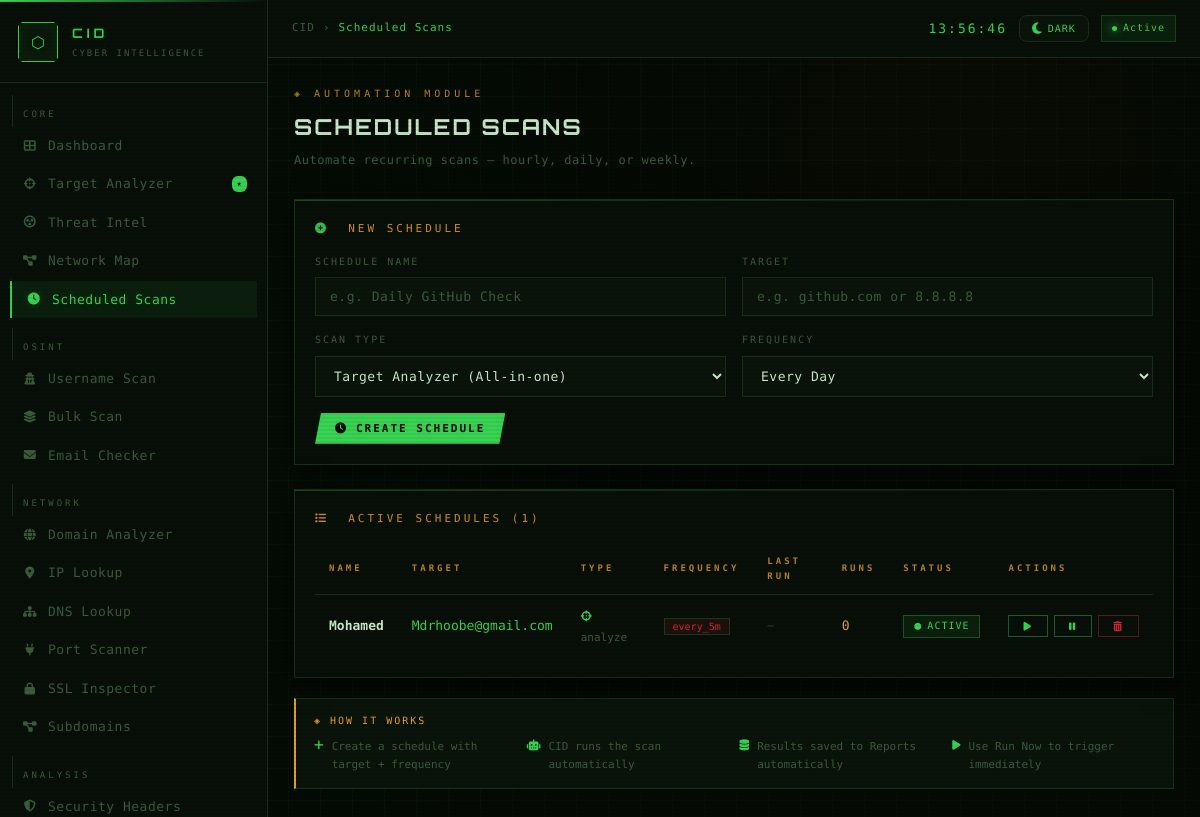
Page /scheduler (signed in) on the committed database.
### tables this page shows
CREATE TABLE scheduled_scans (
                id          INTEGER PRIMARY KEY AUTOINCREMENT,
                name        TEXT    NOT NULL,
                target      TEXT    NOT NULL,
                scan_type   TEXT    NOT NULL,
                frequency   TEXT    NOT NULL,
                last_run    TEXT,
                next_run    TEXT,
                run_count   INTEGER DEFAULT 0,
                active      INTEGER DEFAULT 1,
                created_at  TEXT    NOT NULL
            );

### app.py (the view)
@app.route('/scheduler')
@login_required
def scheduler_page():
    schedules = get_all_schedules()
    return render_template('scheduler.html',
                           schedules=schedules, active='scheduler')

### app.py (called while the page is built)
def login_required(f):
    @wraps(f)
    def decorated(*args, **kwargs):
        if not session.get('logged_in'):
            return redirect(url_for('login'))
        return f(*args, **kwargs)
    return decorated

### scheduler.py (called while the page is built)
def get_scheduler_db():
    import sqlite3
    conn = sqlite3.connect(DB_PATH)
    conn.row_factory = sqlite3.Row
    return conn

def get_all_schedules():
    with get_scheduler_db() as conn:
        rows = conn.execute(
            'SELECT * FROM scheduled_scans ORDER BY id DESC'
        ).fetchall()
    return [dict(r) for r in rows]

### templates/scheduler.html (shortened to what this page needs)
{% extends "base.html" %}
{% block breadcrumb %}Scheduled Scans{% endblock %}
{% block content %}
<div class="page-hdr">
  <div class="page-eye">◈ Automation Module</div>
  <h1 class="page-title">Scheduled Scans</h1>
  <p class="page-sub">Automate recurring scans — hourly, daily, or weekly.</p>
</div>
<div class="card" style="margin-bottom:24px;border-color:rgba(57,211,83,.2);">
  <div class="card-label">
    <i class="fas fa-plus-circle" style="color:var(--green);"></i> &nbsp;New Schedule
  </div>
  <form method="POST" action="{{ url_for('scheduler_add') }}">
    <div style="display:grid;grid-template-columns:1fr 1fr;gap:16px;margin-bottom:16px;">
      <div>
        <div class="form-label">Schedule Name</div>
        <input class="form-input" type="text" name="name"
               placeholder="e.g. Daily GitHub Check"
               required autocomplete="off"/>
      </div>
      <div>
        <div class="form-label">Target</div>
        <input class="form-input" type="text" name="target"
               placeholder="e.g. github.com or 8.8.8.8"
               required autocomplete="off"/>
      </div>
      <div>
        <div class="form-label">Scan Type</div>
        <select class="form-input" name="scan_type" style="cursor:pointer;">
          <option value="analyze">Target Analyzer (All-in-one)</option>
        </select>
      </div>
      <div>
        <div class="form-label">Frequency</div>
        <select class="form-input" name="frequency" style="cursor:pointer;">
          <option value="daily" selected>Every Day</option>
        </select>
      </div>
    </div>
    <button class="btn btn-primary" type="submit">
      <i class="fas fa-clock"></i> CREATE SCHEDULE
    </button>
  </form>
</div>
{% if schedules %}
<div class="card">
  <div style="display:flex;align-items:center;justify-content:space-between;margin-bottom:16px;">
    <div class="card-label" style="margin-bottom:0;">
      <i class="fas fa-list" style="color:var(--amber);"></i>
      &nbsp;Active Schedules ({{ schedules|length }})
    </div>
  </div>
  <table class="data-table">
    <thead>
      <tr>
        <th>Name</th>
        <th>Target</th>
        <th>Type</th>
        <th>Frequency</th>
        <th>Last Run</th>
        <th>Runs</th>
        <th>Status</th>
        <th>Actions</th>
      </tr>
    </thead>
    <tbody>
      {% for s in schedules %}
      <tr>
        <td style="color:var(--text-hi);font-weight:600;">{{ s.name }}</td>
        <td class="mono" style="color:var(--green);">{{ s.target }}</td>
        <td>
          {% set type_icons = {
            'analyze':'fas fa-crosshairs','domain':'fas fa-globe',
            'ip':'fas fa-map-marker-alt','dns':'fas fa-sitemap',
            'ports':'fas fa-plug','headers':'fas fa-shield-alt',
            'ssl':'fas fa-lock','username':'fas fa-user-secret'
          } %}
          <span style="font-family:var(--font-mono);font-size:11px;color:var(--text-dim);">
            <i class="{{ type_icons.get(s.scan_type,'fas fa-search') }}"
               style="color:var(--green);margin-right:5px;"></i>
            {{ s.scan_type }}
          </span>
        </td>
        <td>
          {% set freq_color = {'every_5m':'red','hourly':'amber','daily':'green','weekly':'violet'} %}
          <span style="font-family:var(--font-mono);font-size:10px;padding:2px 8px;
                       background:var(--{{ freq_color.get(s.frequency,'green') }}-dim);
                       color:var(--{{ freq_color.get(s.frequency,'green') }});
                       border:1px solid rgba(57,211,83,.2);">
            {{ s.frequency }}
          </span>
        </td>
        <td style="font-family:var(--font-mono);font-size:11px;color:var(--text-dim);">
          {{ s.last_run or '—' }}
        </td>
        <td class="mono" style="color:var(--amber);">{{ s.run_count }}</td>
        <td>
          {% if s.active %}
            <span class="badge badge-found"><i class="fas fa-circle" style="font-size:7px;"></i> Active</span>
          {% else %}
            <span class="badge badge-notfound"><i class="fas fa-circle" style="font-size:7px;"></i> Paused</span>
          {% endif %}
        </td>
        <td>
          <div style="display:flex;gap:6px;">
            <form method="POST" action="{{ url_for('scheduler_run_now', sid=s.id) }}" style="display:inline;">
              <button class="btn btn-outline btn-sm" type="submit" title="Run now">
                <i class="fas fa-play"></i>
              </button>
            </form>
            <form method="POST" action="{{ url_for('scheduler_toggle', sid=s.id) }}" style="display:inline;">
              <button class="btn btn-outline btn-sm" type="submit"
                      title="{% if s.active %}Pause{% else %}Resume{% endif %}">
                <i class="fas fa-{% if s.active %}pause{% else %}play-circle{% endif %}"></i>
              </button>
            </form>
            <form method="POST" action="{{ url_for('scheduler_delete', sid=s.id) }}" style="display:inline;">
              <button class="btn btn-danger btn-sm" type="submit" title="Delete"
                      onclick="return confirm('Delete this schedule?')">
                <i class="fas fa-trash-alt"></i>
              </button>
            </form>
          </div>
        </td>
      </tr>
      {% endfor %}
    </tbody>
  </table>
</div>
{% endif %}
<div style="margin-top:20px;padding:14px 18px;background:var(--bg-input);
            border:1px solid var(--border);border-left:2px solid var(--amber);">
  <div style="font-family:var(--font-mono);font-size:10px;letter-spacing:2px;
              color:var(--amber);margin-bottom:8px;">◈ HOW IT WORKS</div>
  <div style="display:grid;grid-template-columns:repeat(auto-fill,minmax(200px,1fr));gap:10px;">
    {% for icon, text in [
      ('fas fa-plus','Create a schedule with target + frequency'),
      ('fas fa-robot','CID runs the scan automatically'),
      ('fas fa-database','Results saved to Reports automatically'),
      ('fas fa-play','Use Run Now to trigger immediately'),
    ] %}
    <div style="font-family:var(--font-mono);font-size:11px;color:var(--text-dim);
                display:flex;align-items:flex-start;gap:8px;">
      <i class="{{ icon }}" style="color:var(--green);margin-top:2px;flex-shrink:0;"></i>
      {{ text }}
    </div>
    {% endfor %}
  </div>
</div>
{% endblock %}

### rows in the picture
scheduled_scans: name "Mohamed", target "Mdrhoobe@gmail.com", scan_type "analyze", frequency "every_5m", last_run "—", run_count "0", active 1 (drawn)

### other values in the picture
{{ schedules|length }} "1"
{{ text }} "Create a schedule with target + frequency" "CID runs the scan automatically" "Results saved to Reports automatically" "Use Run Now to trigger immediately"
